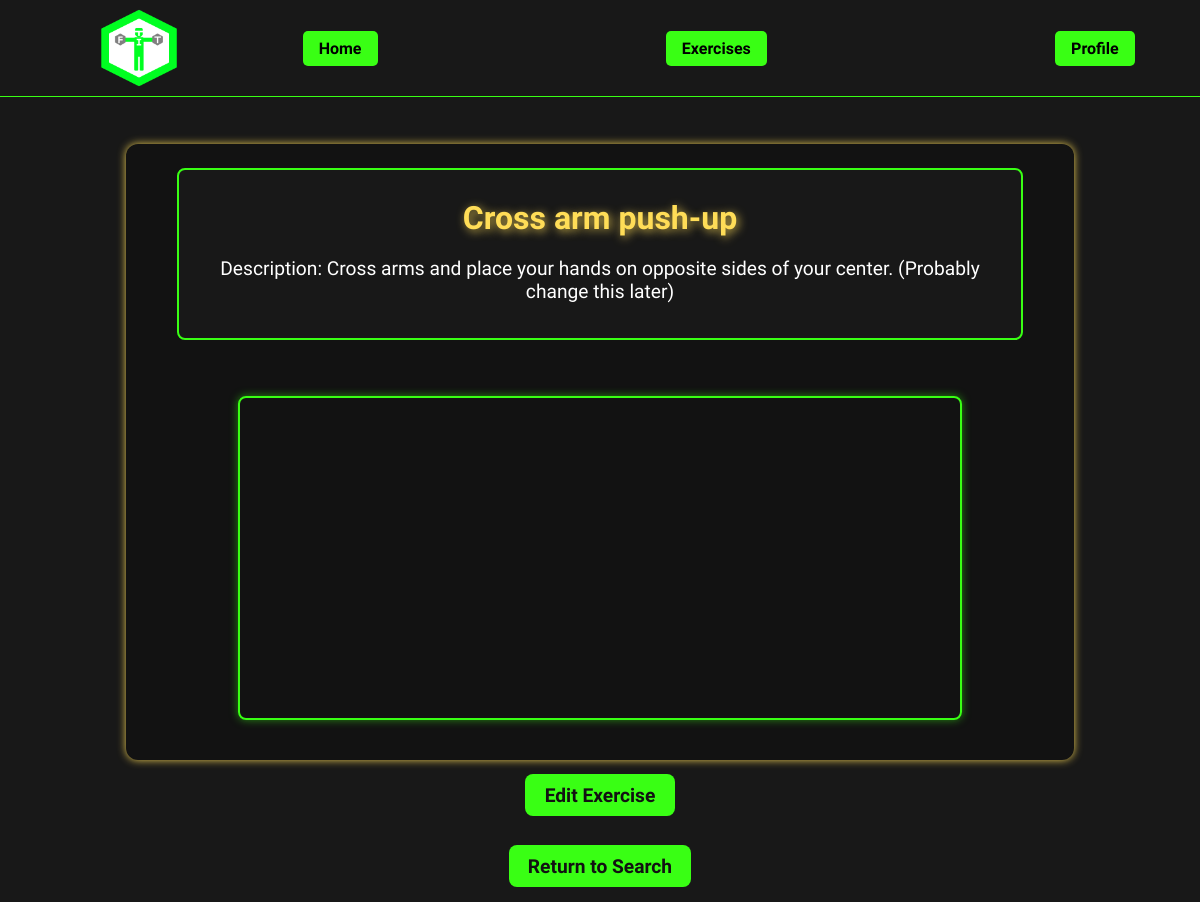
Page /exercises/exercise/9/ (signed in) on the earlier database version.
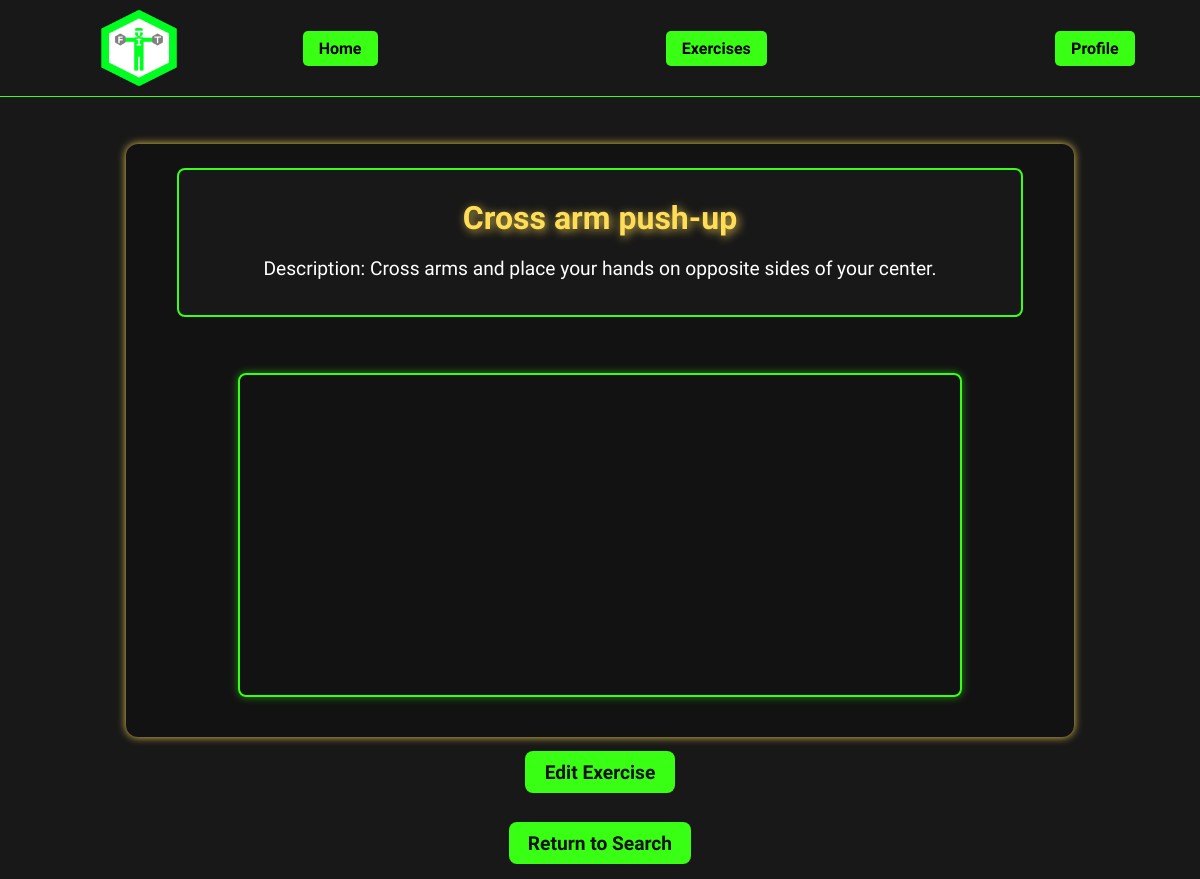
Same page on the later database version.
### exercises/models.py (models this page shows, shortened)
class Exercise(models.Model):
    name = models.CharField(max_length=255)
    description = models.CharField(max_length=511)
    video_link = models.URLField(null=True, blank=True, max_length=255, default=None)

### exercises/views.py (the view)
# urls.py: path('exercise/<int:exercise_pk>/', views.view_exercise, name='view_exercise'),
@login_required
def view_exercise(request, exercise_pk):
    if request.method == 'GET':
        with connection.cursor() as cursor:
            cursor.execute("""
                SELECT id, name, description
                FROM exercises_exercise
                WHERE id = %s
                """,[exercise_pk])
            row = cursor.fetchone()
            cursor.execute("""
                SELECT id, video_link
                FROM exercises_exercise
                WHERE id = %s
                """,[exercise_pk])
            video_rows = cursor.fetchall()
        if not row:
            raise Http404("Exercise not found.")
        exercise_video = [(row[0], extract_video_id(row[1])) for row in video_rows]
        context = {
            'exercise_id': row[0],
            'exercise_name': row[1],
            'exercise_description': row[2],
            'exercise_video': exercise_video,
        }
        return render(request, 'exercises/view_exercise.html', context)

### exercises/views.py (called while the page is built)
def extract_video_id(video_url):
    if not video_url:
        return None
    match = re.search(r"v=([a-zA-Z0-9_-]+)", video_url)
    return match.group(1) if match else None

### exercises/templates/exercises/view_exercise.html
{% extends 'fitness/header.html' %}
{% load static %}
{% block content %}
  <link rel="stylesheet" type="text/css" href="{% static 'exercises/view_exercises.css' %}">
  <body>
    <div class="container">
      <div class="detail_div">
        <h1 class="exercise_name">{{ exercise_name }}</h1>
        <p class="exercise_description">Description: {{ exercise_description }}</p>
      </div>
      <div class="video_div">
          {% if exercise_video %}
            <ul>
              {% for video_id, video_embed_id in exercise_video %}
              <iframe
                  src="https://www.youtube.com/embed/{{ video_embed_id }}"
                  frameborder="0"
                  allow="accelerometer; autoplay; clipboard-write; encrypted-media; gyroscope; picture-in-picture"
                  allowfullscreen>
              </iframe>
              {% endfor %}
            </ul>
          {% else %}
            <p>No video available for this exercise.</p>
          {% endif %}
      </div>
    </div>
    {% if user.is_authenticated and user.user_type == 'FitGuildOfficer' %}
      <div class="button_div">
      <a href="{% url 'exercises:edit_exercise' exercise_id %}" class="return_button">Edit Exercise</a>
      </div>
    {% endif %}
    <div class="button_div">
      <a href="{% url 'exercises:search_exercises' %}" class="return_button">Return to Search</a>
    </div>
  </body>
{% endblock %}

Differences in the rows shown:
changed Exercise "Cross arm push-up": description "Cross arms and place your hands on opposite sides of your center. (Probably change this later)" → "Cross arms and place your hands on opposite sides of your center."
